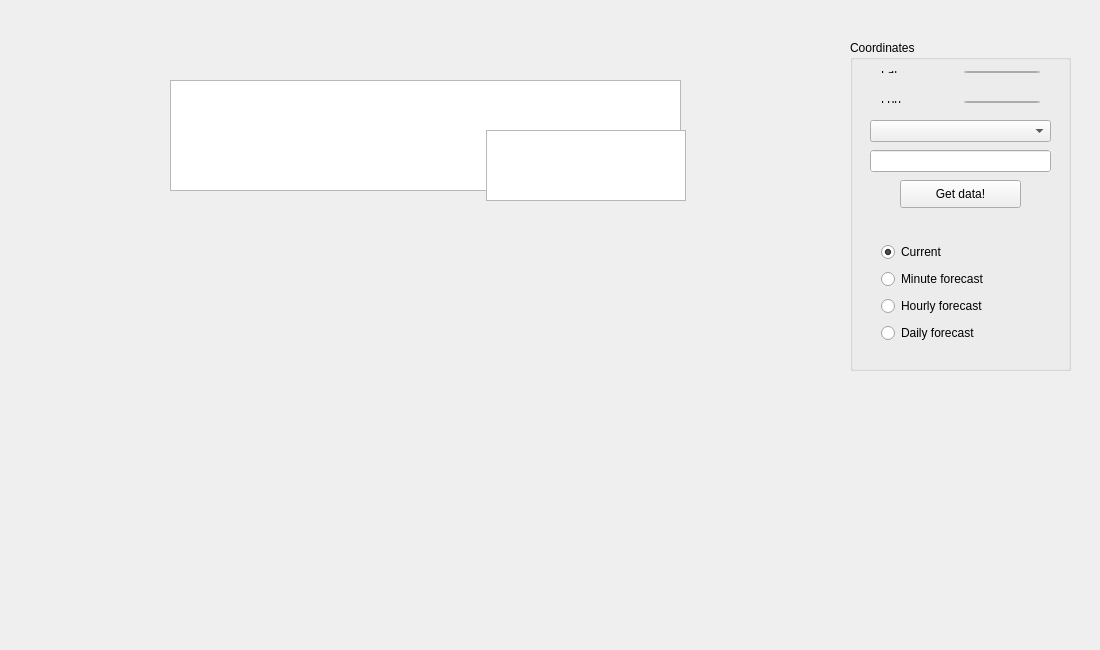
<?xml version="1.0" encoding="UTF-8"?>
<ui version="4.0">
 <class>Widget</class>
 <widget class="QWidget" name="Widget">
  <property name="geometry">
   <rect>
    <x>0</x>
    <y>0</y>
    <width>1100</width>
    <height>650</height>
   </rect>
  </property>
  <property name="windowTitle">
   <string>Widget</string>
  </property>
  <widget class="QScrollArea" name="scrollArea">
   <property name="geometry">
    <rect>
     <x>-190</x>
     <y>470</y>
     <width>120</width>
     <height>87</height>
    </rect>
   </property>
   <property name="widgetResizable">
    <bool>true</bool>
   </property>
   <widget class="QWidget" name="scrollAreaWidgetContents">
    <property name="geometry">
     <rect>
      <x>0</x>
      <y>0</y>
      <width>118</width>
      <height>85</height>
     </rect>
    </property>
   </widget>
  </widget>
  <widget class="QGroupBox" name="groupBox">
   <property name="geometry">
    <rect>
     <x>850</x>
     <y>40</y>
     <width>221</width>
     <height>331</height>
    </rect>
   </property>
   <property name="title">
    <string>Coordinates</string>
   </property>
   <widget class="QPushButton" name="setl">
    <property name="geometry">
     <rect>
      <x>50</x>
      <y>140</y>
      <width>121</width>
      <height>28</height>
     </rect>
    </property>
    <property name="text">
     <string>Get data!</string>
    </property>
   </widget>
   <widget class="QWidget" name="layoutWidget">
    <property name="geometry">
     <rect>
      <x>20</x>
      <y>190</y>
      <width>181</width>
      <height>126</height>
     </rect>
    </property>
    <layout class="QVBoxLayout" name="verticalLayout">
     <item>
      <widget class="QRadioButton" name="current">
       <property name="text">
        <string>Current</string>
       </property>
       <property name="checked">
        <bool>true</bool>
       </property>
      </widget>
     </item>
     <item>
      <widget class="QRadioButton" name="minutely">
       <property name="text">
        <string>Minute forecast</string>
       </property>
      </widget>
     </item>
     <item>
      <widget class="QRadioButton" name="hourly">
       <property name="text">
        <string>Hourly forecast</string>
       </property>
      </widget>
     </item>
     <item>
      <widget class="QRadioButton" name="daily">
       <property name="text">
        <string>Daily forecast</string>
       </property>
      </widget>
     </item>
    </layout>
   </widget>
   <widget class="QWidget" name="layoutWidget">
    <property name="geometry">
     <rect>
      <x>20</x>
      <y>20</y>
      <width>181</width>
      <height>24</height>
     </rect>
    </property>
    <layout class="QHBoxLayout" name="horizontalLayout">
     <item>
      <widget class="QLabel" name="label">
       <property name="text">
        <string>Lat</string>
       </property>
      </widget>
     </item>
     <item>
      <widget class="QDoubleSpinBox" name="setLat">
       <property name="styleSheet">
        <string notr="true"/>
       </property>
      </widget>
     </item>
    </layout>
   </widget>
   <widget class="QWidget" name="layoutWidget">
    <property name="geometry">
     <rect>
      <x>20</x>
      <y>50</y>
      <width>181</width>
      <height>24</height>
     </rect>
    </property>
    <layout class="QHBoxLayout" name="horizontalLayout_2">
     <item>
      <widget class="QLabel" name="label_2">
       <property name="text">
        <string>Lon</string>
       </property>
      </widget>
     </item>
     <item>
      <widget class="QDoubleSpinBox" name="setLon"/>
     </item>
    </layout>
   </widget>
   <widget class="QComboBox" name="locations">
    <property name="geometry">
     <rect>
      <x>20</x>
      <y>80</y>
      <width>181</width>
      <height>22</height>
     </rect>
    </property>
   </widget>
   <widget class="QLineEdit" name="cityName">
    <property name="geometry">
     <rect>
      <x>20</x>
      <y>110</y>
      <width>181</width>
      <height>22</height>
     </rect>
    </property>
    <property name="autoFillBackground">
     <bool>true</bool>
    </property>
   </widget>
  </widget>
  <widget class="QScrollArea" name="scrollArea_2">
   <property name="geometry">
    <rect>
     <x>-170</x>
     <y>500</y>
     <width>120</width>
     <height>87</height>
    </rect>
   </property>
   <property name="widgetResizable">
    <bool>true</bool>
   </property>
   <widget class="QWidget" name="scrollAreaWidgetContents_2">
    <property name="geometry">
     <rect>
      <x>0</x>
      <y>0</y>
      <width>118</width>
      <height>85</height>
     </rect>
    </property>
   </widget>
  </widget>
  <widget class="QTextBrowser" name="textBrowser">
   <property name="geometry">
    <rect>
     <x>170</x>
     <y>80</y>
     <width>511</width>
     <height>111</height>
    </rect>
   </property>
   <property name="html">
    <string>&lt;!DOCTYPE HTML PUBLIC &quot;-//W3C//DTD HTML 4.0//EN&quot; &quot;http://www.w3.org/TR/REC-html40/strict.dtd&quot;&gt;
&lt;html&gt;&lt;head&gt;&lt;meta name=&quot;qrichtext&quot; content=&quot;1&quot; /&gt;&lt;style type=&quot;text/css&quot;&gt;
p, li { white-space: pre-wrap; }
&lt;/style&gt;&lt;/head&gt;&lt;body style=&quot; font-family:'MS Shell Dlg 2'; font-size:7.8pt; font-weight:400; font-style:normal;&quot;&gt;
&lt;p style=&quot;-qt-paragraph-type:empty; margin-top:0px; margin-bottom:0px; margin-left:0px; margin-right:0px; -qt-block-indent:0; text-indent:0px;&quot;&gt;&lt;br /&gt;&lt;/p&gt;&lt;/body&gt;&lt;/html&gt;</string>
   </property>
  </widget>
  <widget class="QTextBrowser" name="textBrowser_2">
   <property name="geometry">
    <rect>
     <x>486</x>
     <y>130</y>
     <width>200</width>
     <height>71</height>
    </rect>
   </property>
   <property name="html">
    <string>&lt;!DOCTYPE HTML PUBLIC &quot;-//W3C//DTD HTML 4.0//EN&quot; &quot;http://www.w3.org/TR/REC-html40/strict.dtd&quot;&gt;
&lt;html&gt;&lt;head&gt;&lt;meta name=&quot;qrichtext&quot; content=&quot;1&quot; /&gt;&lt;style type=&quot;text/css&quot;&gt;
p, li { white-space: pre-wrap; }
&lt;/style&gt;&lt;/head&gt;&lt;body style=&quot; font-family:'MS Shell Dlg 2'; font-size:7.8pt; font-weight:400; font-style:normal;&quot;&gt;
&lt;p style=&quot;-qt-paragraph-type:empty; margin-top:0px; margin-bottom:0px; margin-left:0px; margin-right:0px; -qt-block-indent:0; text-indent:0px;&quot;&gt;&lt;br /&gt;&lt;/p&gt;&lt;/body&gt;&lt;/html&gt;</string>
   </property>
  </widget>
 </widget>
 <layoutdefault spacing="6" margin="11"/>
 <resources/>
 <connections/>
</ui>
